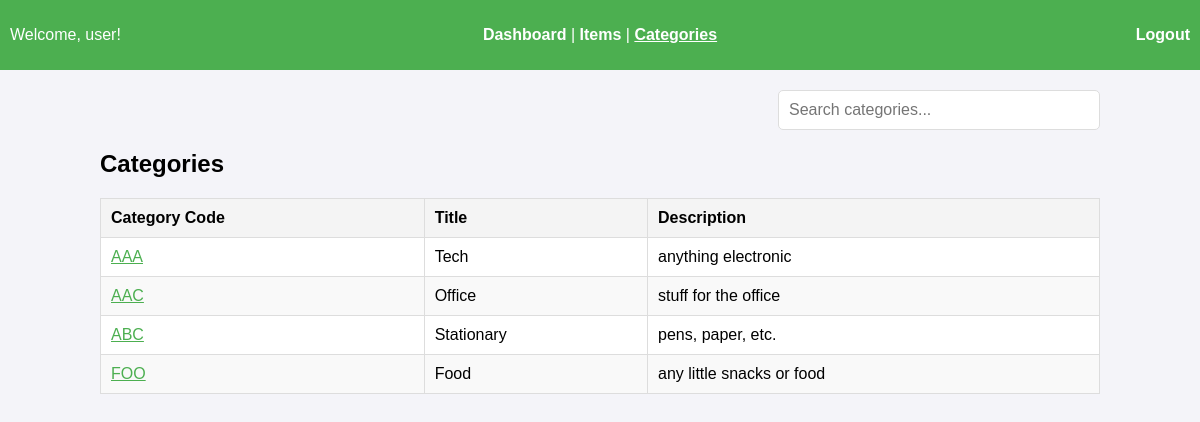
The app's page /categories (signed in) with its own data.
### tables this page shows
CREATE TABLE CATEGORIES(
  catCode text NOT NULL,
  catTitle text NOT NULL, 
  catDesc  text NOT NULL,
  primary key (catCode)
);

### app.py (the view)
@app.route('/categories')
def categories():
    result = login_Check()
    if result:
        return result
    username = session['username']
    conn = get_db_connection()
    query = '''
        SELECT DISTINCT CATEGORIES.catCode, CATEGORIES.catTitle, CATEGORIES.catDesc
        FROM CATEGORIES
        LEFT JOIN GROUPS ON CATEGORIES.catCode = GROUPS.accessLevel
        LEFT JOIN APART_OF ON GROUPS.groupName = APART_OF.groupName
        WHERE APART_OF.username = ?
           OR 'admin' IN (
               SELECT groupName
               FROM APART_OF
               WHERE username = ?
           );
    '''
    categories_data = conn.execute(query, (username, username)).fetchall()
    conn.close()
    return render_template('categories.html',
                           username=username,
                           categories_data=categories_data)

### app.py (called while the page is built)
def get_db_connection():
    conn = sqlite3.connect('./db/term.db')
    conn.row_factory = sqlite3.Row
    return conn

def login_Check():
    if 'username' not in session:
                return redirect(url_for('login'))

### templates/categories.html (shortened to what this page needs)
<!DOCTYPE html>
<html lang="en">
<head>
</head>
<body>
    <div class="header">
        <div class="left">
            <p>Welcome, {{ username }}!</p>
        </div>
        <div class="center">
            <a href="/dashboard">Dashboard</a> |
            <a href="/items">Items</a> |
            <a href="/categories" class="active">Categories</a>
        </div>
        <div class="right">
            <a href="/logout">Logout</a>
        </div>
    </div>
    <div class="container">
        <div class="search-bar">
            <input
                type="text"
                id="search-input"
                placeholder="Search categories..."
                onkeyup="filterCategories()"
            >
        </div>
        <h2>Categories</h2>
        <table id="categories-table">
            <thead>
                <tr>
                    <th>Category Code</th>
                    <th>Title</th>
                    <th>Description</th>
                </tr>
            </thead>
            <tbody>
                {% for category in categories_data %}
                <tr>
                    <td>
                        <a href="/categories/{{ category['catCode'] }}" class="cat-code-link">
                            {{ category['catCode'] }}
                        </a>
                    </td>
                    <td>{{ category['catTitle'] }}</td>
                    <td>{{ category['catDesc'] }}</td>
                </tr>
                {% endfor %}
            </tbody>
        </table>
    </div>
</body>
</html>

### templates/categories.html (style rules this page uses)
body { font-family: Arial, sans-serif; background-color: #f4f4f9; margin: 0; padding: 0; }
.header { background: #4CAF50; color: white; padding: 10px; display: flex; justify-content: space-between; align-items: center; }
.header .left { flex: 1; }
.header .center { flex: 2; text-align: center; }
.header .right { flex: 1; text-align: right; }
.header a { color: white; text-decoration: none; font-weight: bold; }
.header a.active { text-decoration: underline; }
.container { padding: 20px; max-width: 1000px; margin: auto; }
.search-bar { display: flex; justify-content: flex-end; margin-bottom: 20px; }
.search-bar input { width: 300px; padding: 10px; border: 1px solid #ddd; border-radius: 5px; font-size: 16px; }
table { width: 100%; border-collapse: collapse; margin-top: 20px; background: white; }
table th, table td { border: 1px solid #ddd; padding: 10px; text-align: left; }
table th { background: #f4f4f4; }
table tr:nth-child(even) { background-color: #f9f9f9; }
.cat-code-link { color: #4CAF50; cursor: pointer; text-decoration: underline; }

### records on screen
CATEGORIES: catCode "AAA", catTitle "Tech", catDesc "anything electronic"
CATEGORIES: catCode "AAC", catTitle "Office", catDesc "stuff for the office"
CATEGORIES: catCode "ABC", catTitle "Stationary", catDesc "pens, paper, etc."
CATEGORIES: catCode "FOO", catTitle "Food", catDesc "any little snacks or food"

### other values on screen
{{ username }} "user"
